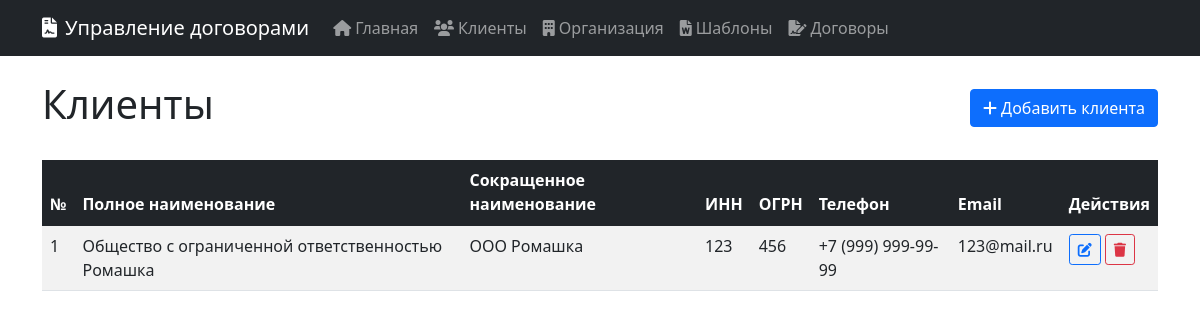
The app's page /clients with its own data.
### 1/app.py (models this page shows)
class Client(db.Model):
    __tablename__ = 'clients'
    id = db.Column(db.Integer, primary_key=True)
    number = db.Column(db.String(50), unique=True, nullable=False)
    full_name = db.Column(db.String(500), nullable=False)
    short_name = db.Column(db.String(200))
    inn = db.Column(db.String(12), nullable=False)
    ogrn = db.Column(db.String(15))
    address = db.Column(db.Text)
    position = db.Column(db.String(200))
    position_genitive = db.Column(db.String(200))
    representative_name = db.Column(db.String(200))
    representative_name_genitive = db.Column(db.String(200))
    basis = db.Column(db.String(500))
    bank_details = db.Column(db.Text)
    phone = db.Column(db.String(50))
    email = db.Column(db.String(100))
    website = db.Column(db.String(200))
    created_at = db.Column(db.DateTime, default=datetime.utcnow)

### 1/app.py (the view)
@app.route('/clients')
def clients():
    clients = Client.query.all()
    return render_template('clients.html', clients=clients)

### 1/templates/clients.html (shortened to what this page needs)
{% extends "base.html" %}
{% block content %}
<div class="d-flex justify-content-between align-items-center mb-4">
    <h1>Клиенты</h1>
    <a href="{{ url_for('add_client') }}" class="btn btn-primary">
        <i class="fas fa-plus me-1"></i>Добавить клиента
    </a>
</div>
<div class="table-responsive">
    <table class="table table-striped table-hover">
        <thead class="table-dark">
            <tr>
                <th>№</th>
                <th>Полное наименование</th>
                <th>Сокращенное наименование</th>
                <th>ИНН</th>
                <th>ОГРН</th>
                <th>Телефон</th>
                <th>Email</th>
                <th>Действия</th>
            </tr>
        </thead>
        <tbody>
            {% for client in clients %}
            <tr>
                <td>{{ client.number }}</td>
                <td>{{ client.full_name }}</td>
                <td>{{ client.short_name }}</td>
                <td>{{ client.inn }}</td>
                <td>{{ client.ogrn }}</td>
                <td>{{ client.phone }}</td>
                <td>{{ client.email }}</td>
                <td>
                    <a href="{{ url_for('edit_client', id=client.id) }}" class="btn btn-sm btn-outline-primary">
                        <i class="fas fa-edit"></i>
                    </a>
                    <a href="{{ url_for('delete_client', id=client.id) }}"
                       class="btn btn-sm btn-outline-danger"
                       onclick="return confirm('Вы уверены, что хотите удалить этого клиента?')">
                        <i class="fas fa-trash"></i>
                    </a>
                </td>
            </tr>
            {% else %}
            <tr>
                <td colspan="8" class="text-center text-muted">Нет данных</td>
            </tr>
            {% endfor %}
        </tbody>
    </table>
</div>
{% endblock %}

### records on screen
Client: number "1", full_name "Общество с ограниченной ответственностью Ромашка", short_name "ООО Ромашка", inn "123", ogrn "456", phone "+7 (999) 999-99-99", email "123@mail.ru"
